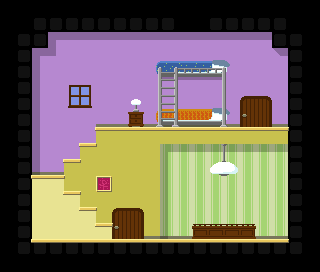

A 2D game scene composited from a Tiled map and its tileset images. What follows is a short description and the map's XML, with each tile layer's data collapsed to a summary:
An orthogonal 20x17 tile map with 16x16 px tiles, 6 tile layers (Murs, Pleintes, Ombres, Meubles, ...), 3 tilesets and 7 objects (2x Door, 2x Bridge, 2x Slant, Wall).

<map version="1.0" orientation="orthogonal" width="20" height="17" tilewidth="16" tileheight="16">
 <properties>
  <property name="b" value="0" />
  <property name="g" value="0" />
  <property name="r" value="0" />
  <property name="zoom" value="3" />
 </properties>
 <tileset firstgid="1" name="blocks" tilewidth="16" tileheight="16">
  <image source="blocks.png" width="128" height="128" />
 </tileset>
 <tileset firstgid="65" name="maison2" tilewidth="16" tileheight="16">
  <image source="maison2.png" width="256" height="128" />
 </tileset>
 <tileset firstgid="193" name="insidehouse" tilewidth="16" tileheight="16">
  <image source="insidehouse.png" width="256" height="128" />
 </tileset>
 <layer name="Murs" width="20" height="17">
  <data>[340 cells, 268 non-empty, 10 distinct tile ids]</data>
 </layer>
 <layer name="Pleintes" width="20" height="17">
  <data>[340 cells, 81 non-empty, 2 distinct tile ids]</data>
 </layer>
 <layer name="Ombres" width="20" height="17" opacity="0.25">
  <data>[340 cells, 45 non-empty, 6 distinct tile ids]</data>
 </layer>
 <layer name="Meubles" width="20" height="17">
  <data>[340 cells, 60 non-empty, 55 distinct tile ids]</data>
 </layer>
 <layer name="Parqué" width="20" height="17">
  <data>[340 cells, 83 non-empty, 7 distinct tile ids]</data>
 </layer>
 <layer name="Parqué2" width="20" height="17">
  <data>[340 cells, 18 non-empty, 6 distinct tile ids]</data>
 </layer>
 <objectgroup name="Calque d'objets 1" width="20" height="17">
  <object type="Door" x="112" y="208">
   <properties>
    <property name="map" value="kivutaria" />
    <property name="tx" value="38" />
    <property name="ty" value="21" />
   </properties>
   <polygon points="0,0 32,0 32,32 0,32" />
  </object>
  <object type="Door" x="240" y="96">
   <properties>
    <property name="map" value="kivutaria" />
    <property name="tx" value="39" />
    <property name="ty" value="15" />
   </properties>
   <polygon points="0,0 32,0 32,32 0,32" />
  </object>
  <object type="Bridge" x="160" y="112">
   <polygon points="0,0 64,0 64,16 0,16" />
  </object>
  <object type="Bridge" x="160" y="64">
   <polygon points="0,0 64,0 64,16 0,16" />
  </object>
  <object type="Wall" x="176" y="16">
   <polygon points="0,0 -144,0 -144,16 -160,16 -160,240 128,240 128,16 112,16 112,0 32,0 32,16 96,16 96,32 112,32 112,224 -144,224 -144,32 -128,32 -128,16 0,16" />
  </object>
  <object type="Slant" x="288" y="128">
   <polygon points="0,0 -192,0 -192,16 -208,16 -208,32 -224,32 -224,48 -192,48 -192,32 -176,32 -176,16 0,16" />
  </object>
  <object type="Slant" x="32" y="176">
   <polygon points="0,0 32,0 32,16 48,16 48,32 64,32 64,48 80,48 80,64 48,64 48,48 32,48 32,32 16,32 16,16 0,16" />
  </object>
 </objectgroup>
</map>
